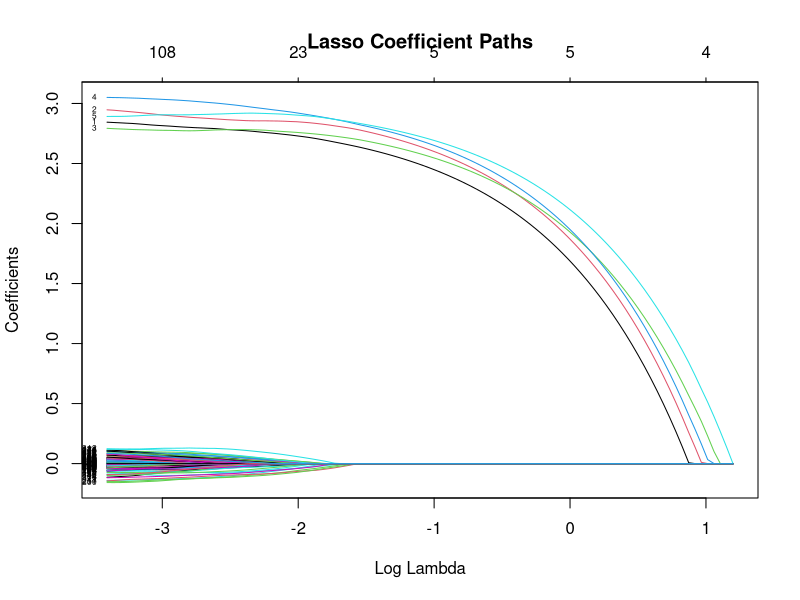
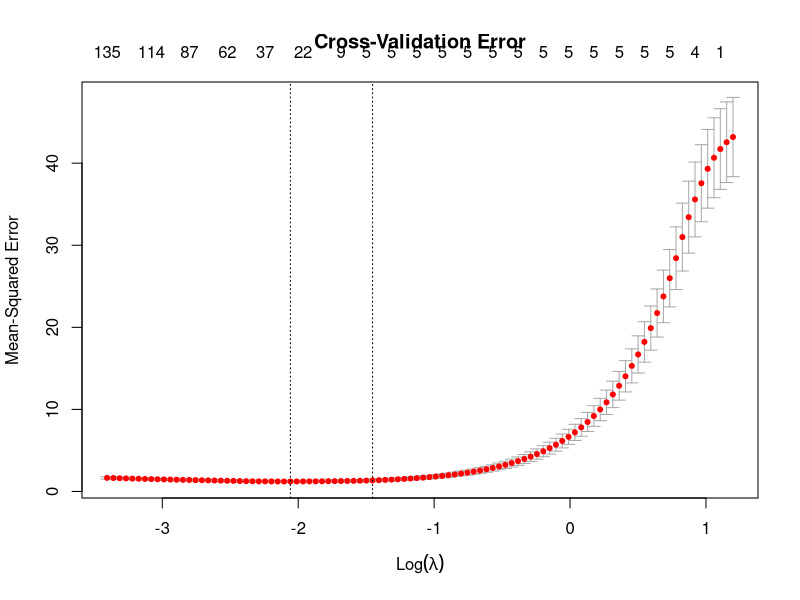
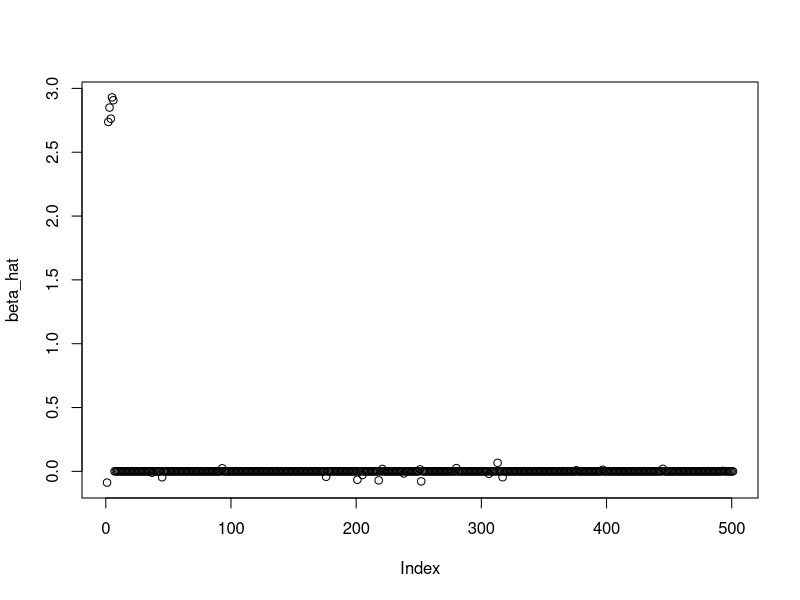
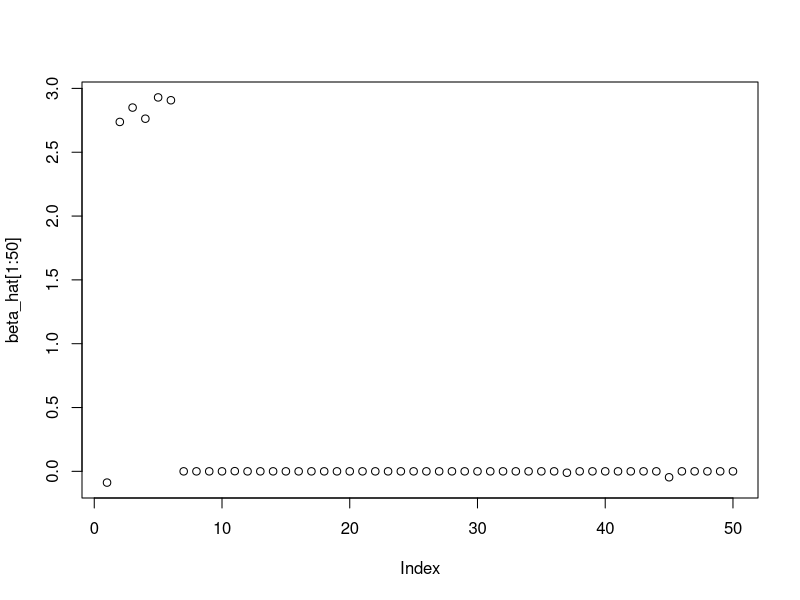

R code for these plots, in order:
library(glmnet)

# Simulate data
set.seed(42)
n <- 200  # number of observations
p <- 500   # number of predictors

X <- matrix(rnorm(n * p), nrow = n, ncol = p)
beta <- c(rep(3, 5), rep(0, p - 5))  # sparse true coefficients
y <- X %*% beta + rnorm(n)

# Fit Lasso regression (alpha=1 for Lasso)
lasso_fit <- glmnet(X, y, alpha = 1)

# Plot solution paths
plot(lasso_fit, xvar = "lambda", label = TRUE)
title("Lasso Coefficient Paths")

# Cross-validation to select best lambda
cv_fit <- cv.glmnet(X, y, alpha = 1)
plot(cv_fit)
title("Cross-Validation Error")

# Best lambda value
best_lambda <- cv_fit$lambda.min
cat("Best lambda:", best_lambda, "\n")

# Coefficients at best lambda
beta_hat = coef(cv_fit, s = "lambda.min")
plot(beta_hat)
plot(beta_hat[1:50])

